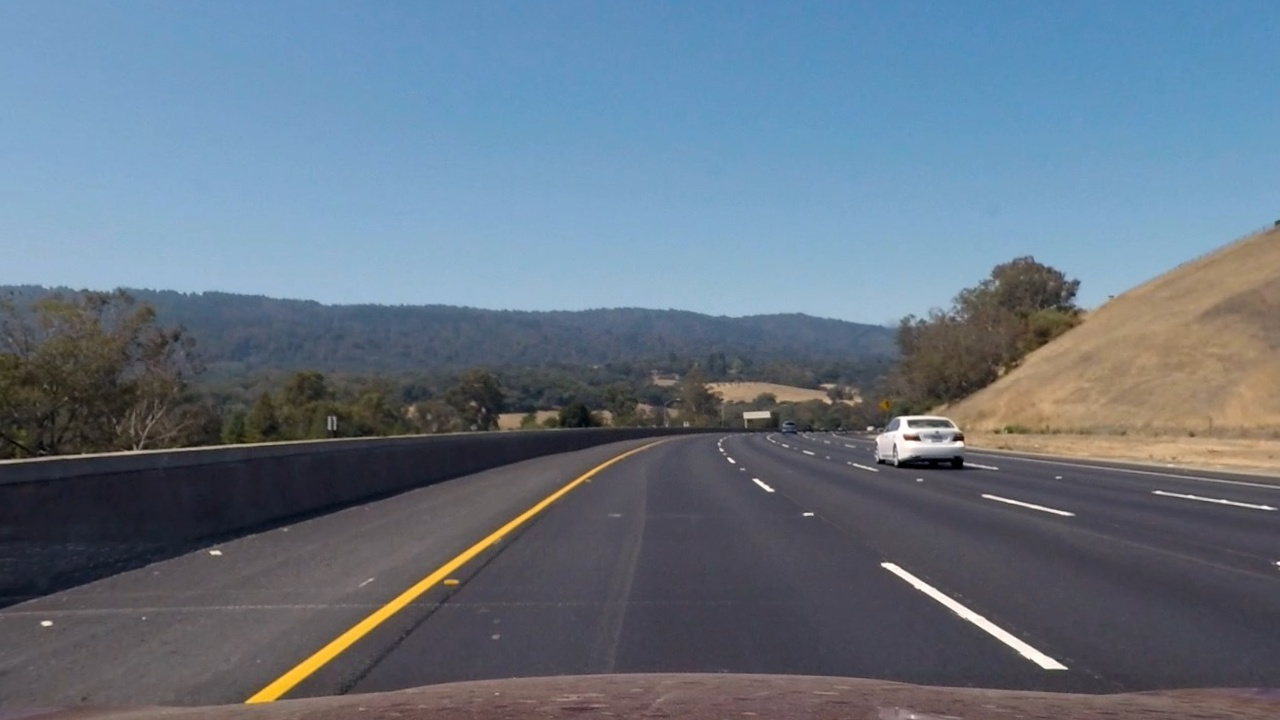
#> input picture test_images/tracked0.jpg, 1280 x 720 px
$ python -i thresholds.py   (imports and definitions only)   (older library calls are emulated)
#> lines starting #> are read from the running program, lines starting #| are printed output that depends on the picture
#> further down, picture is the input picture: shape (720, 1280, 3); mean B, G, R 131.2, 115.9, 101.5
import numpy as np
import cv2

def abs_sobel_thresh(img, orient='x', thresh_min=0, thresh_max=255):
    # Apply the following steps to img
    # 1) Convert to grayscale
    # 2) Take the derivative in x or y given orient = 'x' or 'y'
    # 3) Take the absolute value of the derivative or gradient
    # 4) Scale to 8-bit (0 - 255) then convert to type = np.uint8
    # 5) Create a mask of 1's where the scaled gradient magnitude
    # is > thresh_min and < thresh_max
    # 6) Return this mask as your binary_output image
#> called with orient = 'x', thresh_min = 0, thresh_max = 255
    gray = cv2.cvtColor(img, cv2.COLOR_BGR2GRAY)
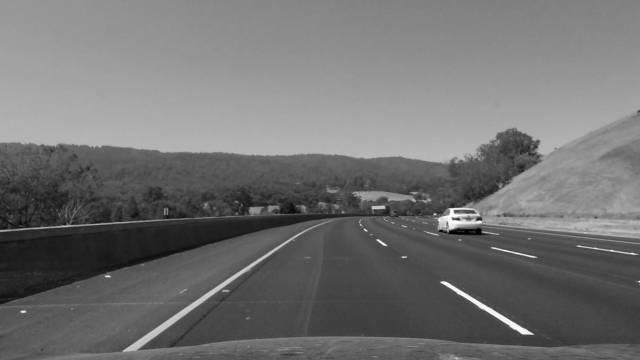
#> gray: shape (720, 1280) (shown at 1/2 size); min 0, max 255, mean 113.3
    if orient == 'x':
        sobel = cv2.Sobel(gray, cv2.CV_64F, 1, 0)
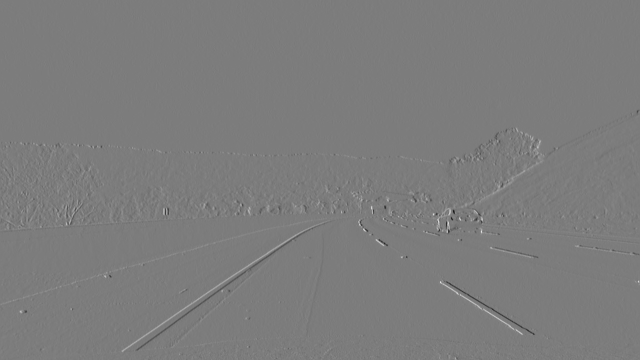
#> sobel: shape (720, 1280) float64 (shown at 1/2 size); min -551, max 576, mean 0.1; drawn with min black and max white
    if orient == 'y':
        sobel = cv2.Sobel(gray, cv2.CV_64F, 0, 1)

    abs_sobel = np.absolute(sobel)
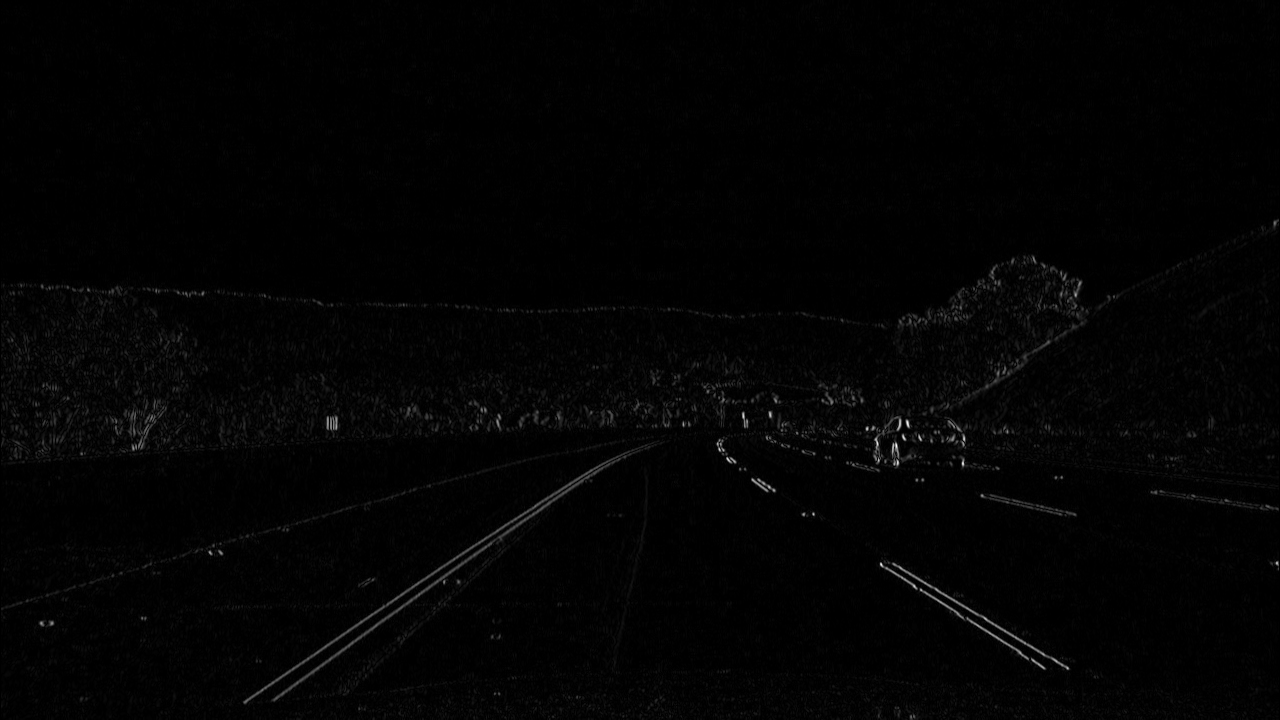
#> abs_sobel: shape (720, 1280) float64; min 0, max 576, mean 8.1; drawn with min black and max white

    scaled_sobel = np.uint8(255 * abs_sobel / np.max(abs_sobel))

    binary_output = np.zeros_like(scaled_sobel)
    binary_output[(scaled_sobel >= thresh_min) & (scaled_sobel <= thresh_max)] = 1
    return binary_output


# [61 lines left out: functions mag_thresh, dir_threshold, color_threshold, not called in this run]

>>> import cv2
>>> picture = cv2.imread('test_images/tracked0.jpg')
>>> result = abs_sobel_thresh(picture)
#> result: shape (720, 1280); every value is 1

$ run again, on test_images/tracked1.jpg
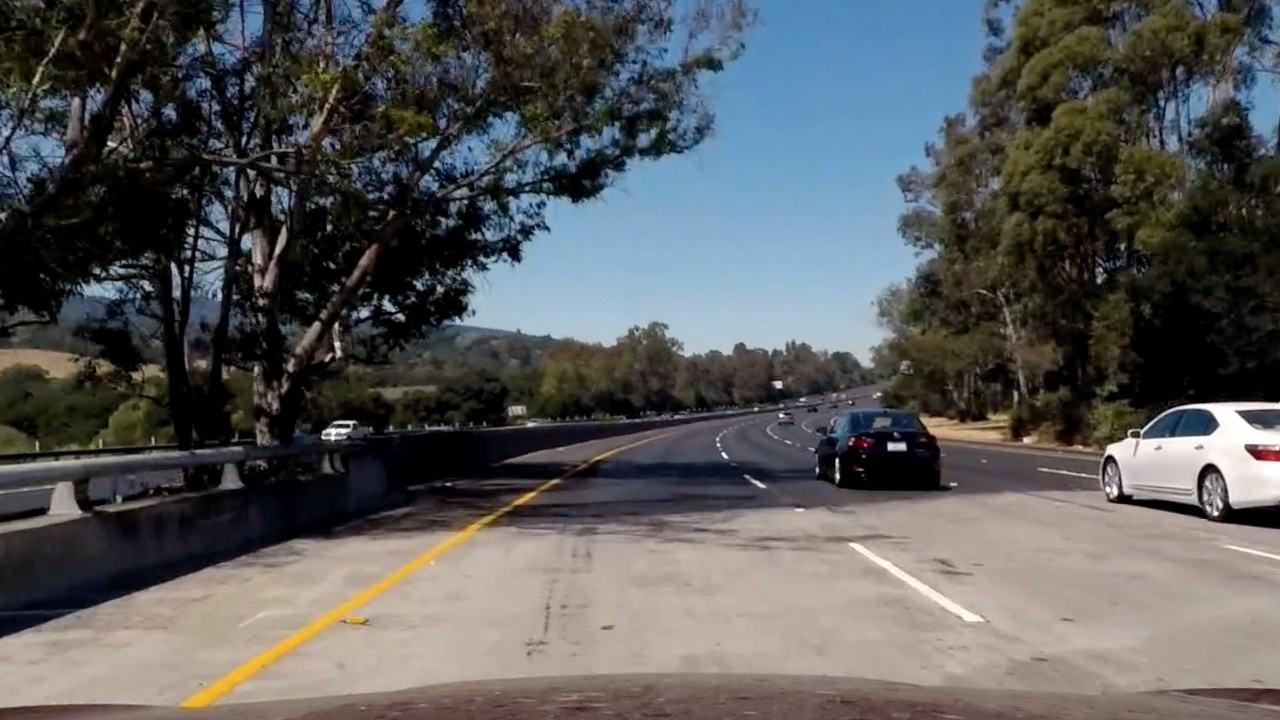
#> input picture test_images/tracked1.jpg, 1280 x 720 px
#> picture is the input picture: shape (720, 1280, 3); mean B, G, R 90.8, 90.6, 89.7
#> in abs_sobel_thresh, `sobel = cv2.Sobel(gray, cv2.CV_64F, 1, 0)`:
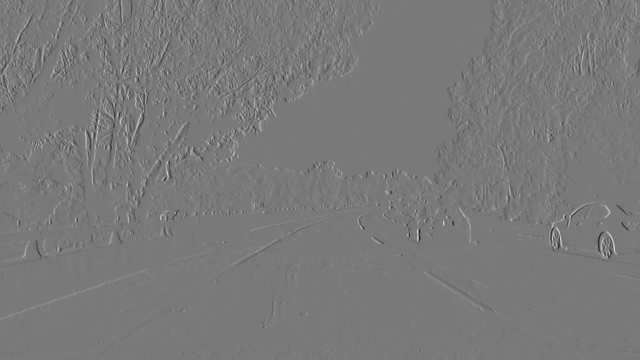
#> sobel: shape (720, 1280) float64 (shown at 1/2 size); min -785, max 859, mean 0.2; drawn with min black and max white
#> in abs_sobel_thresh, `abs_sobel = np.absolute(sobel)`:
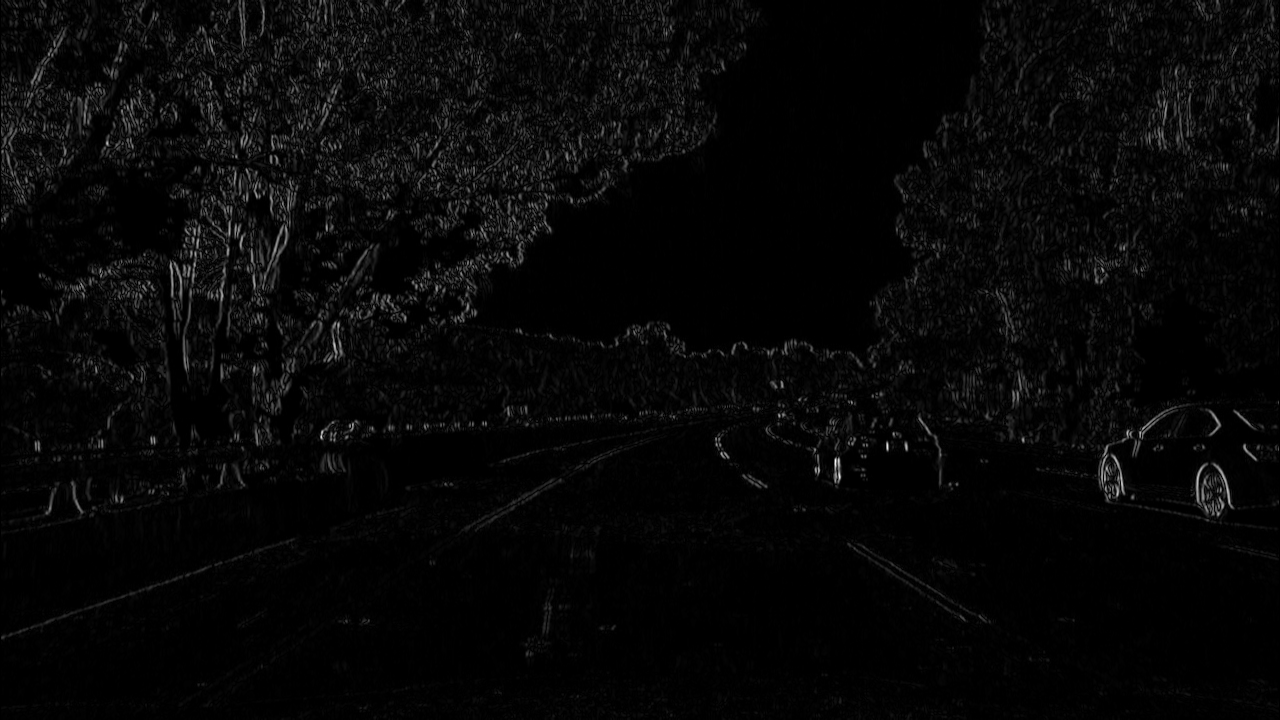
#> abs_sobel: shape (720, 1280) float64; min 0, max 859, mean 25.7; drawn with min black and max white
#> result: shape (720, 1280); every value is 1

$ run again, on test_images/tracked2.jpg
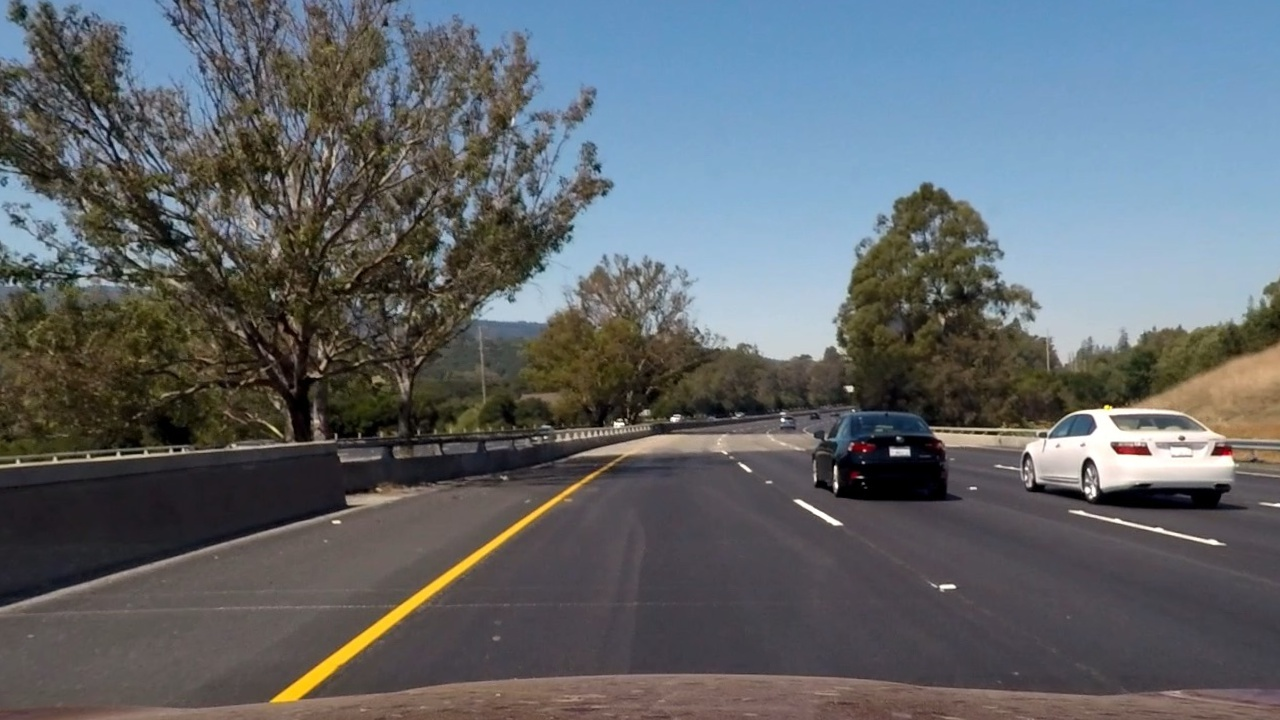
#> input picture test_images/tracked2.jpg, 1280 x 720 px
#> picture is the input picture: shape (720, 1280, 3); mean B, G, R 106, 101.5, 96.4
#> in abs_sobel_thresh, `sobel = cv2.Sobel(gray, cv2.CV_64F, 1, 0)`:
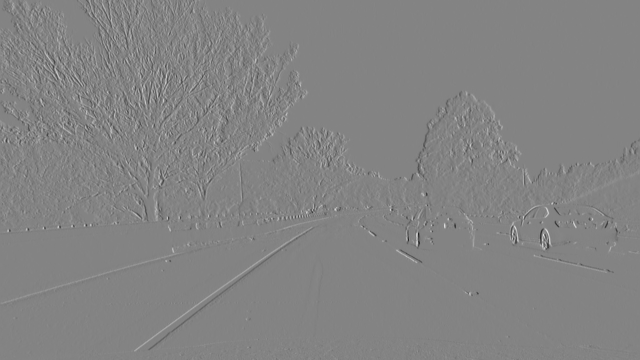
#> sobel: shape (720, 1280) float64 (shown at 1/2 size); min -806, max 757, mean 0.2; drawn with min black and max white
#> in abs_sobel_thresh, `abs_sobel = np.absolute(sobel)`:
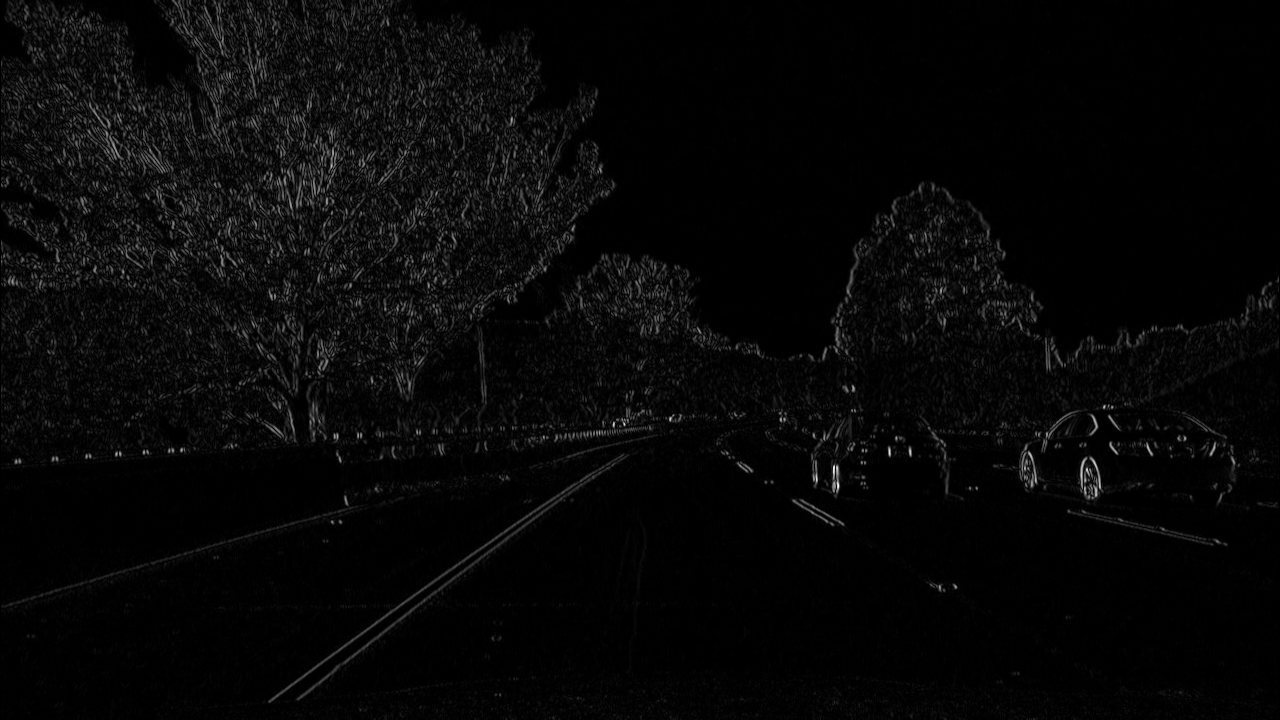
#> abs_sobel: shape (720, 1280) float64; min 0, max 806, mean 24.6; drawn with min black and max white
#> result: shape (720, 1280); every value is 1
